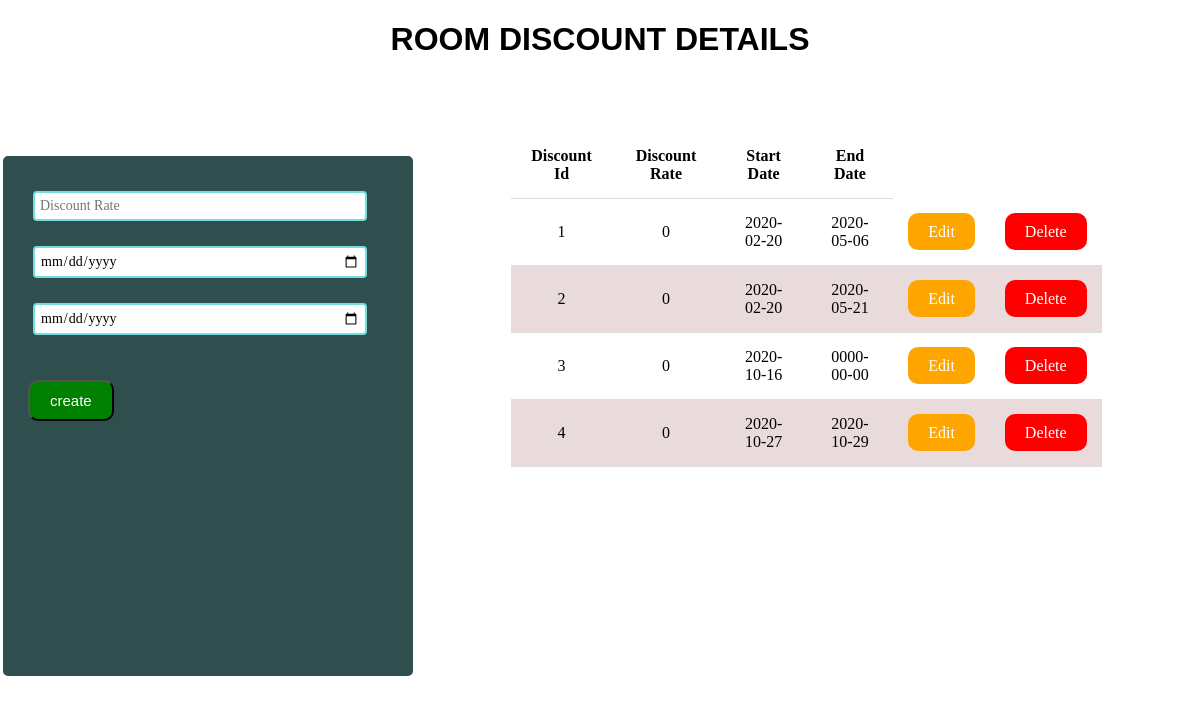
Page /room-discount.php on the committed database.
### tables this page shows
CREATE TABLE `room_discount` (
  `discount_id` int(11) NOT NULL,
  `discount_rate` int(11) NOT NULL,
  `start_date` date NOT NULL,
  `end_date` date NOT NULL
);

### server1.php (called while the page is built, shortened)
<?php
$discount_rate="";
$start_date="";
$end_date="";
$edit_state=false;
$db=mysqli_connect('localhost','root','','roomdb');
$result=mysqli_query($db,"SELECT * FROM room_discount");
 ?>

### room-discount.php (the view, shortened to what this page needs)
<?php include('server1.php');
?>
<!DOCTYPE html>
<html lang="en">
<head>
    <link rel="stylesheet" type="text/css" href="style.css">
</head>
<body>
    <div class="container">
        <h1>ROOM DISCOUNT DETAILS</h1>
    </div>
    <div class="container2">
<form method="post" action="server1.php">
    <input type="text" name="discount_rate" placeholder="Discount Rate" value="<?php echo $discount_rate; ?>">
    <input class="same" type="Date" name="start_date" placeholder="Start Date" value="<?php echo $start_date; ?>">
    <input class="same" type="Date" name="end_date" placeholder="End Date" value="<?php echo $end_date; ?>">
    <div class="buttonbox">
       <?php if($edit_state == false): ?>
         <button type="submit" class="btn1" name="create">create</button>
         <?php else:?>
        <button type="submit" class="btn3" name="update">Update</button>
        <?php endif ?>
    </div>
</form >
</div>
    <div class="tablebox">
        <table>
            <thead>
                <tr>
                    <th scope="col">Discount Id</th>
                    <th scope="col">Discount Rate</th>
                    <th scope="col">Start Date</th>
                    <th scope="col">End Date</th>
                </tr>
            </thead>
            <tbody>
                <?php while($row=mysqli_fetch_array($result)){?>
                <tr>
                    <td><?php echo $row['discount_id'] ?></td>
                    <td><?php echo $row['discount_rate'] ?></td>
                    <td><?php echo $row['start_date'] ?></td>
                    <td><?php echo $row['end_date'] ?></td>
                    <td><a class="edit_btn" href="room-discount.php?edit=<?php echo $row['discount_id']; ?>">Edit</a></td>
                    <td><a class="delete_btn" href="server1.php?delete=<?php echo $row['discount_id']; ?>">Delete</a></td>
                </tr>
                <?php } ?>
            </tbody>
        </table>
    </div>
</body>
</html>

### style.css (style rules this page uses)
body { padding: 0; margin: 0; }
.container h1 { padding-bottom: 4px; text-align: center; font-family: sans-serif; }
.container2 { width: 400px; height: 500px; position: relative; background:#2F4F4F; margin: 6% auto; padding: 10px 5px; border-radius: 5px; float: left; margin-left: 3px; }
.container2 input { border:2px solid rgb(113, 223, 223); border-radius: 4px; display:block; font-family: inherit; font-size: 14px; padding: 5px; width: 80%; margin :25px ; }
.buttonbox button { padding: 10px 20px; margin: 20px 20px; border-radius: 10px; font-size: 15px; }
.btn1 { background: green; color: white; }
.tablebox { margin-top: 70px; display: flex; justify-content: center; }
table { width: 75%; height: auto; border-collapse: collapse; }
table,th,td { text-align: center; padding: 15px; border-bottom: 1px solid #ddd; }
tr:nth-child(even) { background-color: #e9dbdb; }
.edit_btn { text-decoration: none; padding: 10px 20px; background: #ffa500; color: white; border-radius: 10px; }
.delete_btn { text-decoration: none; padding: 10px 20px; background: red; color: white; border-radius: 10px; }

### rows in the picture
room_discount: discount_id "1", discount_rate "0", start_date "2020-02-20", end_date "2020-05-06"
room_discount: discount_id "2", discount_rate "0", start_date "2020-02-20", end_date "2020-05-21"
room_discount: discount_id "3", discount_rate "0", start_date "2020-10-16", end_date "0000-00-00"
room_discount: discount_id "4", discount_rate "0", start_date "2020-10-27", end_date "2020-10-29"
